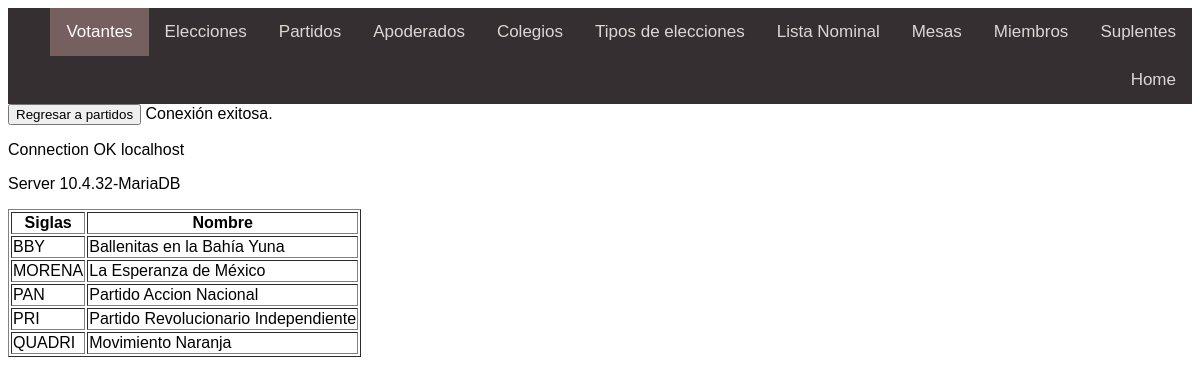
Page /frontend/VerPartidos.php on the committed database.
### tables this page shows
CREATE TABLE
IF NOT EXISTS `partido`
(
  `siglas` VARCHAR
(15) NOT NULL,
  `nombre` VARCHAR
(45) NULL DEFAULT NULL,
  `presidente_idVotante` VARCHAR
(30) NOT NULL,
  PRIMARY KEY
(`siglas`, `presidente_idVotante`),
  INDEX `fk_Partido_Votante1_idx`
(`presidente_idVotante` ASC) VISIBLE,
  CONSTRAINT `fk_Partido_Votante1`
    FOREIGN KEY
(`presidente_idVotante`)
    REFERENCES `votante`
(`idVotante`));

### frontend/VerPartidos.php (the view, shortened to what this page needs)
<!DOCTYPE html>
<html lang="en" dir="ltr" style="font-family:Arial">
    <link rel="stylesheet" href="style.css">
    <head>
    </head>
    <header>
        <div class="topnav">
            <a href = "Suplente.php">Suplentes</a>
            <a href = "Miembros.php">Miembros</a>
            <a href = "Mesas.php">Mesas</a>
            <a href = "ListaNominal.php">Lista Nominal</a>
            <a href = "TiposdeEleccion.php">Tipos de elecciones</a>
            <a href = "Colegio.php">Colegios</a>
            <a href = "Apoderado.php">Apoderados</a>
            <a href = "Partidos.php">Partidos</a>
            <a href = "Elecciones.php">Elecciones</a>
            <a class="active" href = "Votantes.php">Votantes</a>
            <a href="home.php">Home</a>
        </div>
    </header>
    <body>
    <button onclick="window.location.href = 'Partidos.php';">Regresar a partidos</button>
    <?php
        $enlace = mysqli_connect("127.0.0.1", "adminphp", "Oreo.1989", "elecciones");
        if ($enlace)
            echo "Conexión exitosa. <br>";
        else
            die("Conexión fallida.");
        $sql = "SELECT siglas, nombre, presidente_idVotante FROM partido";
        $result = $enlace->query($sql);
        echo "<table border='1'>
        <tr>
        <th>Siglas</th>
        <th>Nombre</th>
        </tr>";
        if ($result->num_rows > 0) {
        while($row = $result->fetch_assoc()) {
            echo "<tr>";
            echo "<td>" . $row['siglas'] . "</td>";
            echo "<td>" . $row['nombre'] . "</td>";
            echo "</tr>";
        }
        } else {
            echo "0 results";
        }
        echo '<p>Connection OK '. $enlace->host_info.'</p>';
        echo '<p>Server '.$enlace->server_info.'</p>';
    ?>
    </body>
</html>

### frontend/style.css (style rules this page uses)
.topnav { background-color: #362f32; overflow: hidden; }
.topnav a { float: right; color: black; /CAMBIA EL COLOR DE LETRA/ text-align: center; padding: 14px 16px; text-decoration: none; font-size: 17px; color: rgb(219, 216, 210); }
.topnav a.active { background-color: rgb(117, 96, 95); color: white; }

### rows in the picture
partido: siglas "BBY", nombre "Ballenitas en la Bahía Yuna"
partido: siglas "MORENA", nombre "La Esperanza de México"
partido: siglas "PAN", nombre "Partido Accion Nacional"
partido: siglas "PRI", nombre "Partido Revolucionario Independiente"
partido: siglas "QUADRI", nombre "Movimiento Naranja"

### other values in the picture
$enlace->host_info "localhost"
$enlace->server_info "10.4.32-MariaDB"
